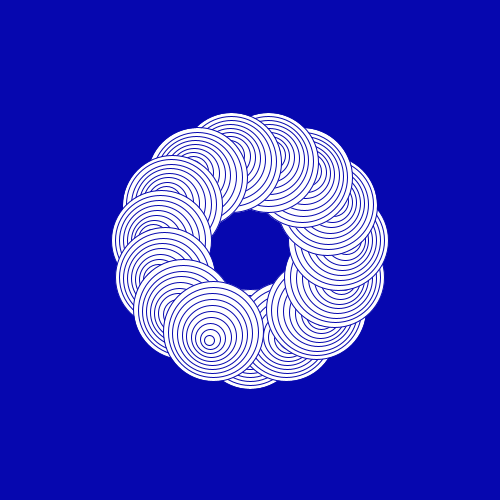
Frame 1 (no input)
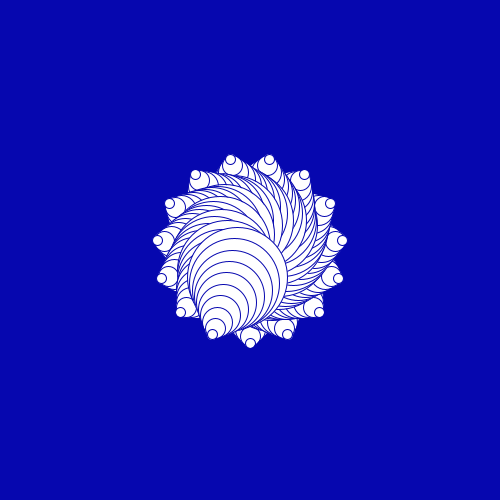
Frame 60 (the mouse pressed at the canvas centre just before this capture)
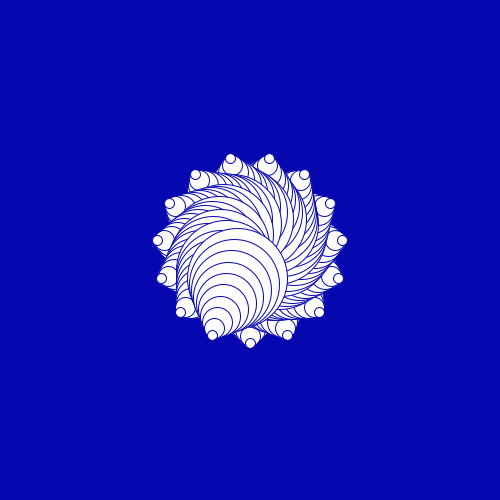
Frame 120 (the mouse held since frame 60 and released just before this capture)

The Processing sketch that drew these frames (run headless with seeded random() and noise(); from frame 60 on, the mouse is pressed at the canvas centre):

// Processing sketch: sketch_08062017
// ── sketch_08062017.pde
Tentacle[] tentacle = new Tentacle[15];

void setup(){
  size(500,500);
  smooth();
  fill(255);
  stroke(6,7,175);
  for(int i = 0; i <= tentacle.length-1; i++){
    float angle = map(i, 0, tentacle.length, 0, TWO_PI);
    tentacle[i] = new Tentacle(angle);
  }
}

void draw(){
  translate(width/2, height/2);
  background(6,7,175);
  for(int i = 0; i <= tentacle.length-1; i++){
    tentacle[i].update();
    tentacle[i].display();
  }
}
// ── tentacle.pde
class Tentacle{
  float x,y, angle;
  float scalar = 1;
  boolean grow = true;
  Tentacle(float _angle){
    angle = _angle;
  }
  
  void update(){
    if(grow){
      scalar +=0.1;
      if(scalar>=10){
        grow = false;
      }
    }
    if(!grow){
      scalar -=0.1;
      if(scalar<=1){
        grow = true;
      }
    }
  }
  
  void display(){
    for(int i=10; i>=0; i--){
      x = sin(angle) * (100-(i*scalar));
      y = cos(angle) * (100-(i*scalar));
      ellipse(x,y,i*10,i*10);
    }
  }
}
